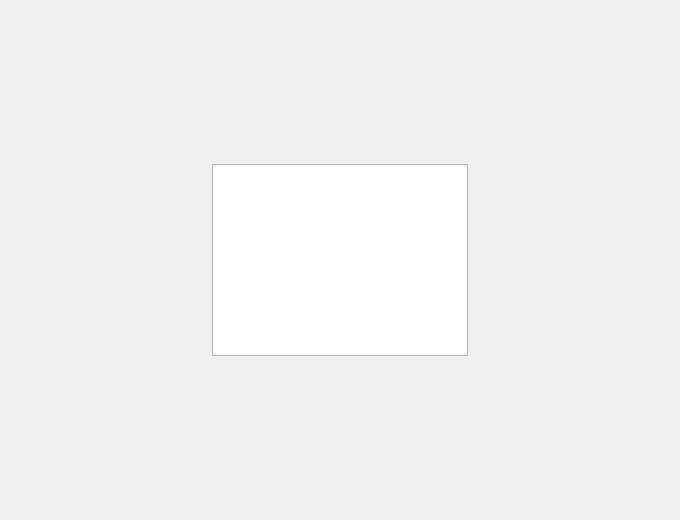
<?xml version="1.0" encoding="UTF-8"?>
<ui version="4.0">
 <class>Laser_View</class>
 <widget class="QWidget" name="Laser_View">
  <property name="geometry">
   <rect>
    <x>0</x>
    <y>0</y>
    <width>680</width>
    <height>520</height>
   </rect>
  </property>
  <property name="sizePolicy">
   <sizepolicy hsizetype="Fixed" vsizetype="Fixed">
    <horstretch>0</horstretch>
    <verstretch>0</verstretch>
   </sizepolicy>
  </property>
  <property name="minimumSize">
   <size>
    <width>680</width>
    <height>520</height>
   </size>
  </property>
  <property name="maximumSize">
   <size>
    <width>680</width>
    <height>520</height>
   </size>
  </property>
  <property name="windowTitle">
   <string>Laser View</string>
  </property>
  <layout class="QGridLayout" name="gridLayout">
   <item row="0" column="0">
    <widget class="QGraphicsView" name="graphicsView">
     <property name="sizePolicy">
      <sizepolicy hsizetype="Fixed" vsizetype="Fixed">
       <horstretch>0</horstretch>
       <verstretch>0</verstretch>
      </sizepolicy>
     </property>
     <property name="minimumSize">
      <size>
       <width>0</width>
       <height>0</height>
      </size>
     </property>
    </widget>
   </item>
  </layout>
 </widget>
 <resources/>
 <connections/>
</ui>
